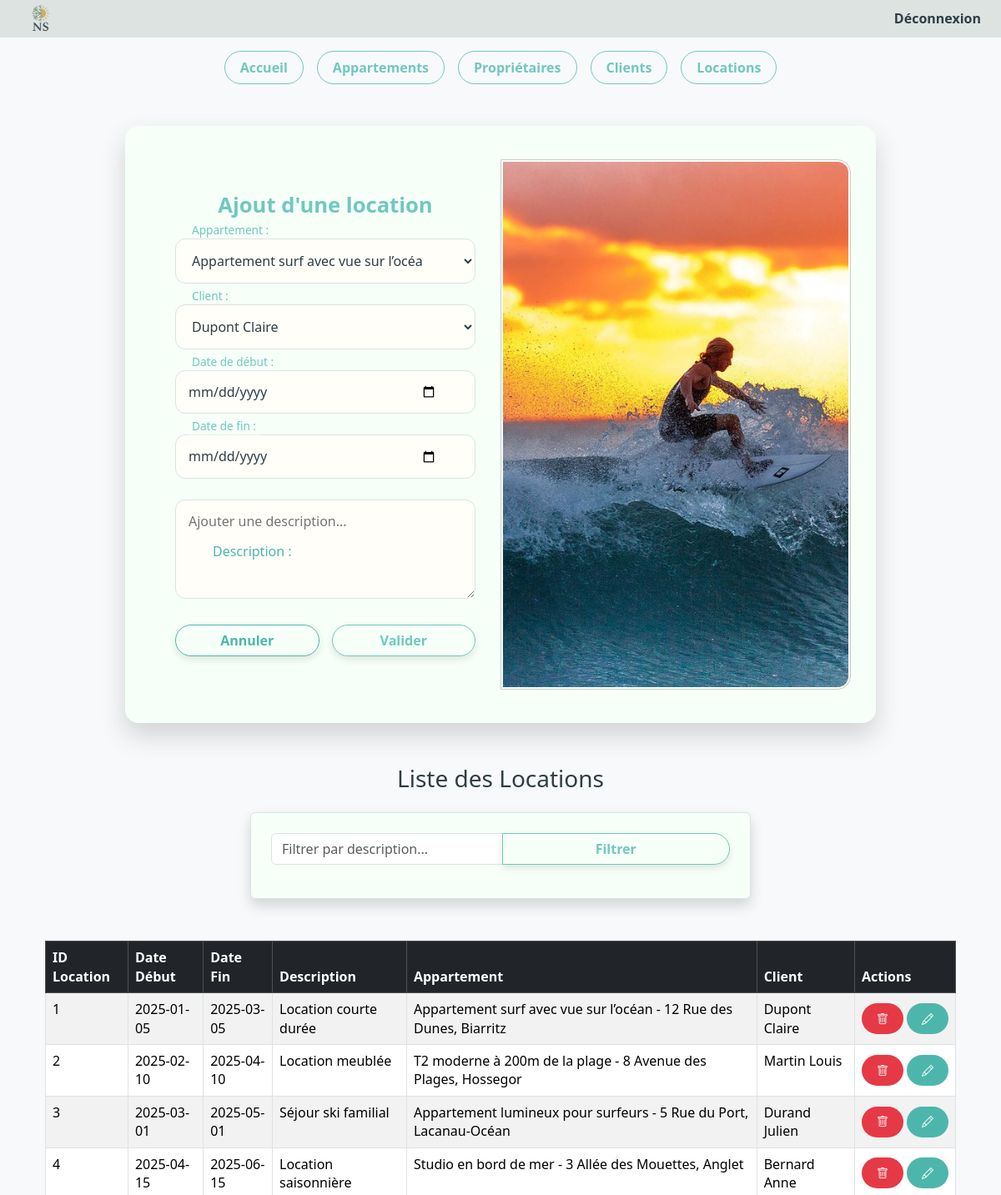
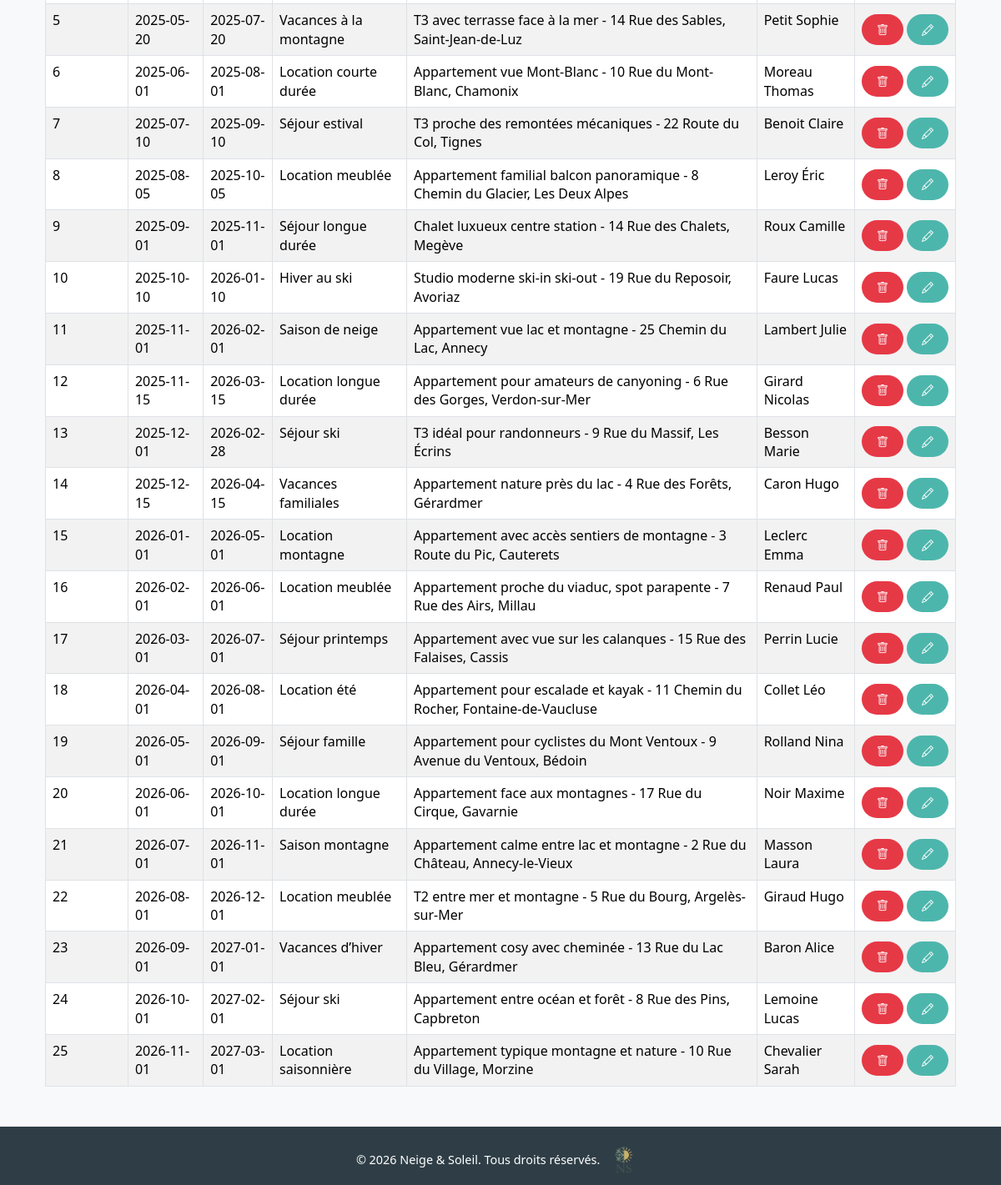
/index.php?page=5 (signed in), run on the app's committed database (2 pictures, top to bottom).
### tables this page shows
CREATE TABLE location (
  idlocation INT NOT NULL AUTO_INCREMENT,
  dateDebut DATE NOT NULL,
  dateFin DATE DEFAULT NULL,
  description TEXT,
  idappart INT NOT NULL,
  idclient INT NOT NULL,
  PRIMARY KEY (idlocation),
  KEY idappart (idappart),
  KEY idclient (idclient)
);

CREATE TABLE appartement (
  idappart INT NOT NULL AUTO_INCREMENT,
  adresse TEXT NOT NULL,
  surface DECIMAL(10,2) NOT NULL,
  designation VARCHAR(50) NOT NULL,
  idproprio INT NOT NULL,
  image VARCHAR(255) DEFAULT NULL,
  PRIMARY KEY (idappart),
  KEY idproprio (idproprio)
);

CREATE TABLE client (
  idclient INT NOT NULL AUTO_INCREMENT,
  nom VARCHAR(50) NOT NULL,
  prenom VARCHAR(50) NOT NULL,
  email VARCHAR(50) NOT NULL,
  adresse TEXT NOT NULL,
  PRIMARY KEY (idclient),
  UNIQUE KEY email (email)
);

### controleur/gestion_location.php (called while the page is built, shortened)
<?php
if (isset($_POST['Filtrer']) && !empty($_POST['filtre'])) {
    $filtre = $_POST['filtre'];
    $leslocations = $unControleur->selectLike_location($filtre);
} else {
    $leslocations = $unControleur->selectAll_locations();
}
require_once("vue/vue_insert_location.php");
require_once("vue/vue_select_location.php");
?>

### modele/modele.class.php (called while the page is built, shortened)
<?php
class Modele {
    private $unPdo;
    public function __construct() {
        $url = "mysql:host=localhost;dbname=ns";
        $user = "root";
        $mdp = "";
        try {
            $this->unPdo = new PDO($url, $user, $mdp);
            $this->unPdo->setAttribute(PDO::ATTR_ERRMODE, PDO::ERRMODE_EXCEPTION);
        } catch (PDOException $exp) {
            echo "Erreur de Connexion à " . $url . "<br>";
            echo $exp->getMessage();
            exit();
        }
    }
    public function selectWhere_appartement($idappart) {
        $requete = "SELECT * FROM appartement WHERE idappart = :idappart";
        $exec = $this->unPdo->prepare($requete);
        $exec->execute([":idappart" => $idappart]);
        return $exec->fetch();
    }
    public function selectWhere_Client($idclient) {
        $requete = "SELECT * FROM Client WHERE idclient = :idclient";
        $exec = $this->unPdo->prepare($requete);
        $exec->execute([":idclient" => $idclient]);
        return $exec->fetch();
    }
    public function selectAll_locations() {
        $requete = "SELECT * FROM location";
        $exec = $this->unPdo->prepare($requete);
        $exec->execute();
        return $exec->fetchAll();
    }
}
?>

### controleur/controleur.class.php (called while the page is built, shortened)
<?php
require_once("modele/modele.class.php");
class Controleur
{
    private $unModele;
    public function __construct()
    {
        $this->unModele = new Modele();
    }
    public function selectWhere_appartement($idappart)
    {
        return $this->unModele->selectWhere_appartement($idappart);
    }
    public function selectWhere_client($idclient)
    {
        return $this->unModele->selectWhere_Client($idclient);
    }
    public function selectAll_locations()
    {
        return $this->unModele->selectAll_locations();
    }
}

### vue/vue_select_location.php (the view)
<h3 class="text-center mb-4">Liste des Locations</h3>
<form method="post" class="container mt-3 p-4 border rounded shadow" style="max-width: 600px;">
    <div class="input-group mb-3">
        <input type="text" name="filtre" class="form-control" placeholder="Filtrer par description...">
        <button type="submit" name="Filtrer" class="btn btn-primary">Filtrer</button>
    </div>
</form>
<div class="container mt-3">
    <table class="table table-striped table-bordered">
        <thead class="table-dark">
            <tr>
                <th>ID Location</th>
                <th>Date Début</th>
                <th>Date Fin</th>
                <th>Description</th>
                <th>Appartement</th>
                <th>Client</th>
                <th>Actions</th>
            </tr>
        </thead>
        <tbody>
            <?php
            if (isset($leslocations)) {
                foreach ($leslocations as $uneLocation) {
                    echo "<tr>";
                    echo "<td>".$uneLocation['idlocation']."</td>";
                    echo "<td>".$uneLocation['dateDebut']."</td>";
                    echo "<td>".$uneLocation['dateFin']."</td>";
                    echo "<td>".$uneLocation['description']."</td>";
            $app = $unControleur->selectWhere_appartement($uneLocation['idappart']);
            if ($app) {
                echo "<td>".$app['designation']." - ".$app['adresse']."</td>";
            } else {
                echo "<td>N/A</td>";
            }
            $cli = $unControleur->selectWhere_Client($uneLocation['idclient']);
            if ($cli) {
                echo "<td>".$cli['nom']." ".$cli['prenom']."</td>";
            } else {
                echo "<td>N/A</td>";
            }
                    echo "<td>";
                    echo "<a href='index.php?page=5&action=sup&idlocation=".$uneLocation['idlocation']."'
                            onclick=\"return confirm('Voulez-vous vraiment supprimer cette location ?');\"
                            class='btn btn-danger btn-sm me-1'>
                            <i class='bi bi-trash'></i>
                            </a>";
                    echo "<a href='index.php?page=5&action=edit&idlocation=".$uneLocation['idlocation']."'
                            class='btn btn-warning btn-sm'>
                            <i class='bi bi-pencil'></i>
                            </a>";
                    echo "</td>";
                    echo "</tr>";
                }
            }
            ?>
        </tbody>
    </table>
</div>

### styles/style.css (style rules this page uses)
:root { --color-dark: #2F3E46; --color-neutral: #DCE3E1; --color-accent: #70C8C0; --color-secondary: #4DB6AC; --color-bg: #F6FFF8; --color-highlight: #A3D9D0; --color-error: #E63946; }
*, *::after, *::before { box-sizing: border-box; }
body, html { height: 100%; margin: 0; padding: 0; font-family: 'Segoe UI', Tahoma, Geneva, Verdana, sans-serif; line-height: 1.4; color: var(--color-dark); background-color: var(--color-bg); }
.btn, .home-btn, .btn-dashboard, form .btn, .home-contact-form button { display: inline-block; font-weight: 600; border-radius: 50px; text-align: center; cursor: pointer; transition: all 0.3s ease; text-decoration: none; padding: 8px 18px; }
.btn, .home-btn, .btn-dashboard, form .btn-primary { background-color: transparent; color: var(--color-accent); border: 1px solid var(--color-accent); }
form .btn { flex: 1; padding: 6px 10px; box-shadow: 0 4px 10px rgba(0, 0, 0, 0.1); }
.btn-danger { background-color: var(--color-error); border: none; color: #fff; }
.btn-warning { background-color: var(--color-secondary); border: none; color: #fff; }
form { background: var(--color-bg); padding: 40px 30px; border-radius: 2rem; box-shadow: 0 15px 30px rgba(54,59,72,0.2); margin: 50px auto; max-width: 700px; width: 100%; }
img, .btn-dashboard, form .btn { max-width: 100%; height: auto; box-sizing: border-box; }
table td:last-child { white-space: nowrap !important; text-align: center; vertical-align: middle; }
table td a.btn { display: inline-flex; align-items: center; justify-content: center; vertical-align: middle; margin-right: 6px; }
table td a.btn:last-child { margin-right: 0; }

### data on the page
location: idlocation "1", dateDebut "2025-01-05", dateFin "2025-03-05", description "Location courte durée", idappart.designation "Appartement surf avec vue sur l’océan", idappart.adresse "12 Rue des Dunes, Biarritz", idclient.nom "Dupont", idclient.prenom "Claire"
location: idlocation "2", dateDebut "2025-02-10", dateFin "2025-04-10", description "Location meublée", idappart.designation "T2 moderne à 200m de la plage", idappart.adresse "8 Avenue des Plages, Hossegor", idclient.nom "Martin", idclient.prenom "Louis"
location: idlocation "3", dateDebut "2025-03-01", dateFin "2025-05-01", description "Séjour ski familial", idappart.designation "Appartement lumineux pour surfeurs", idappart.adresse "5 Rue du Port, Lacanau-Océan", idclient.nom "Durand", idclient.prenom "Julien"
location: idlocation "4", dateDebut "2025-04-15", dateFin "2025-06-15", description "Location saisonnière", idappart.designation "Studio en bord de mer", idappart.adresse "3 Allée des Mouettes, Anglet", idclient.nom "Bernard", idclient.prenom "Anne"
location: idlocation "5", dateDebut "2025-05-20", dateFin "2025-07-20", description "Vacances à la montagne", idappart.designation "T3 avec terrasse face à la mer", idappart.adresse "14 Rue des Sables, Saint-Jean-de-Luz", idclient.nom "Petit", idclient.prenom "Sophie"
location: idlocation "6", dateDebut "2025-06-01", dateFin "2025-08-01", description "Location courte durée", idappart.designation "Appartement vue Mont-Blanc", idappart.adresse "10 Rue du Mont-Blanc, Chamonix", idclient.nom "Moreau", idclient.prenom "Thomas"
location: idlocation "7", dateDebut "2025-07-10", dateFin "2025-09-10", description "Séjour estival", idappart.designation "T3 proche des remontées mécaniques", idappart.adresse "22 Route du Col, Tignes", idclient.nom "Benoit", idclient.prenom "Claire"
location: idlocation "8", dateDebut "2025-08-05", dateFin "2025-10-05", description "Location meublée", idappart.designation "Appartement familial balcon panoramique", idappart.adresse "8 Chemin du Glacier, Les Deux Alpes", idclient.nom "Leroy", idclient.prenom "Éric"
location: idlocation "9", dateDebut "2025-09-01", dateFin "2025-11-01", description "Séjour longue durée", idappart.designation "Chalet luxueux centre station", idappart.adresse "14 Rue des Chalets, Megève", idclient.nom "Roux", idclient.prenom "Camille"
location: idlocation "10", dateDebut "2025-10-10", dateFin "2026-01-10", description "Hiver au ski", idappart.designation "Studio moderne ski-in ski-out", idappart.adresse "19 Rue du Reposoir, Avoriaz", idclient.nom "Faure", idclient.prenom "Lucas"
location: idlocation "11", dateDebut "2025-11-01", dateFin "2026-02-01", description "Saison de neige", idappart.designation "Appartement vue lac et montagne", idappart.adresse "25 Chemin du Lac, Annecy", idclient.nom "Lambert", idclient.prenom "Julie"
location: idlocation "12", dateDebut "2025-11-15", dateFin "2026-03-15", description "Location longue durée", idappart.designation "Appartement pour amateurs de canyoning", idappart.adresse "6 Rue des Gorges, Verdon-sur-Mer", idclient.nom "Girard", idclient.prenom "Nicolas"
location: idlocation "13", dateDebut "2025-12-01", dateFin "2026-02-28", description "Séjour ski", idappart.designation "T3 idéal pour randonneurs", idappart.adresse "9 Rue du Massif, Les Écrins", idclient.nom "Besson", idclient.prenom "Marie"
location: idlocation "14", dateDebut "2025-12-15", dateFin "2026-04-15", description "Vacances familiales", idappart.designation "Appartement nature près du lac", idappart.adresse "4 Rue des Forêts, Gérardmer", idclient.nom "Caron", idclient.prenom "Hugo"
location: idlocation "15", dateDebut "2026-01-01", dateFin "2026-05-01", description "Location montagne", idappart.designation "Appartement avec accès sentiers de montagne", idappart.adresse "3 Route du Pic, Cauterets", idclient.nom "Leclerc", idclient.prenom "Emma"
location: idlocation "16", dateDebut "2026-02-01", dateFin "2026-06-01", description "Location meublée", idappart.designation "Appartement proche du viaduc, spot parapente", idappart.adresse "7 Rue des Airs, Millau", idclient.nom "Renaud", idclient.prenom "Paul"
location: idlocation "17", dateDebut "2026-03-01", dateFin "2026-07-01", description "Séjour printemps", idappart.designation "Appartement avec vue sur les calanques", idappart.adresse "15 Rue des Falaises, Cassis", idclient.nom "Perrin", idclient.prenom "Lucie"
location: idlocation "18", dateDebut "2026-04-01", dateFin "2026-08-01", description "Location été", idappart.designation "Appartement pour escalade et kayak", idappart.adresse "11 Chemin du Rocher, Fontaine-de-Vaucluse", idclient.nom "Collet", idclient.prenom "Léo"
location: idlocation "19", dateDebut "2026-05-01", dateFin "2026-09-01", description "Séjour famille", idappart.designation "Appartement pour cyclistes du Mont Ventoux", idappart.adresse "9 Avenue du Ventoux, Bédoin", idclient.nom "Rolland", idclient.prenom "Nina"
location: idlocation "20", dateDebut "2026-06-01", dateFin "2026-10-01", description "Location longue durée", idappart.designation "Appartement face aux montagnes", idappart.adresse "17 Rue du Cirque, Gavarnie", idclient.nom "Noir", idclient.prenom "Maxime"
location: idlocation "21", dateDebut "2026-07-01", dateFin "2026-11-01", description "Saison montagne", idappart.designation "Appartement calme entre lac et montagne", idappart.adresse "2 Rue du Château, Annecy-le-Vieux", idclient.nom "Masson", idclient.prenom "Laura"
location: idlocation "22", dateDebut "2026-08-01", dateFin "2026-12-01", description "Location meublée", idappart.designation "T2 entre mer et montagne", idappart.adresse "5 Rue du Bourg, Argelès-sur-Mer", idclient.nom "Giraud", idclient.prenom "Hugo"
location: idlocation "23", dateDebut "2026-09-01", dateFin "2027-01-01", description "Vacances d’hiver", idappart.designation "Appartement cosy avec cheminée", idappart.adresse "13 Rue du Lac Bleu, Gérardmer", idclient.nom "Baron", idclient.prenom "Alice"
location: idlocation "24", dateDebut "2026-10-01", dateFin "2027-02-01", description "Séjour ski", idappart.designation "Appartement entre océan et forêt", idappart.adresse "8 Rue des Pins, Capbreton", idclient.nom "Lemoine", idclient.prenom "Lucas"
location: idlocation "25", dateDebut "2026-11-01", dateFin "2027-03-01", description "Location saisonnière", idappart.designation "Appartement typique montagne et nature", idappart.adresse "10 Rue du Village, Morzine", idclient.nom "Chevalier", idclient.prenom "Sarah"

### other printed values
form field idappart "Appartement surf avec vue sur l’océan - 12 Rue des Dunes, Biarritz"
form field idclient "Dupont Claire"
